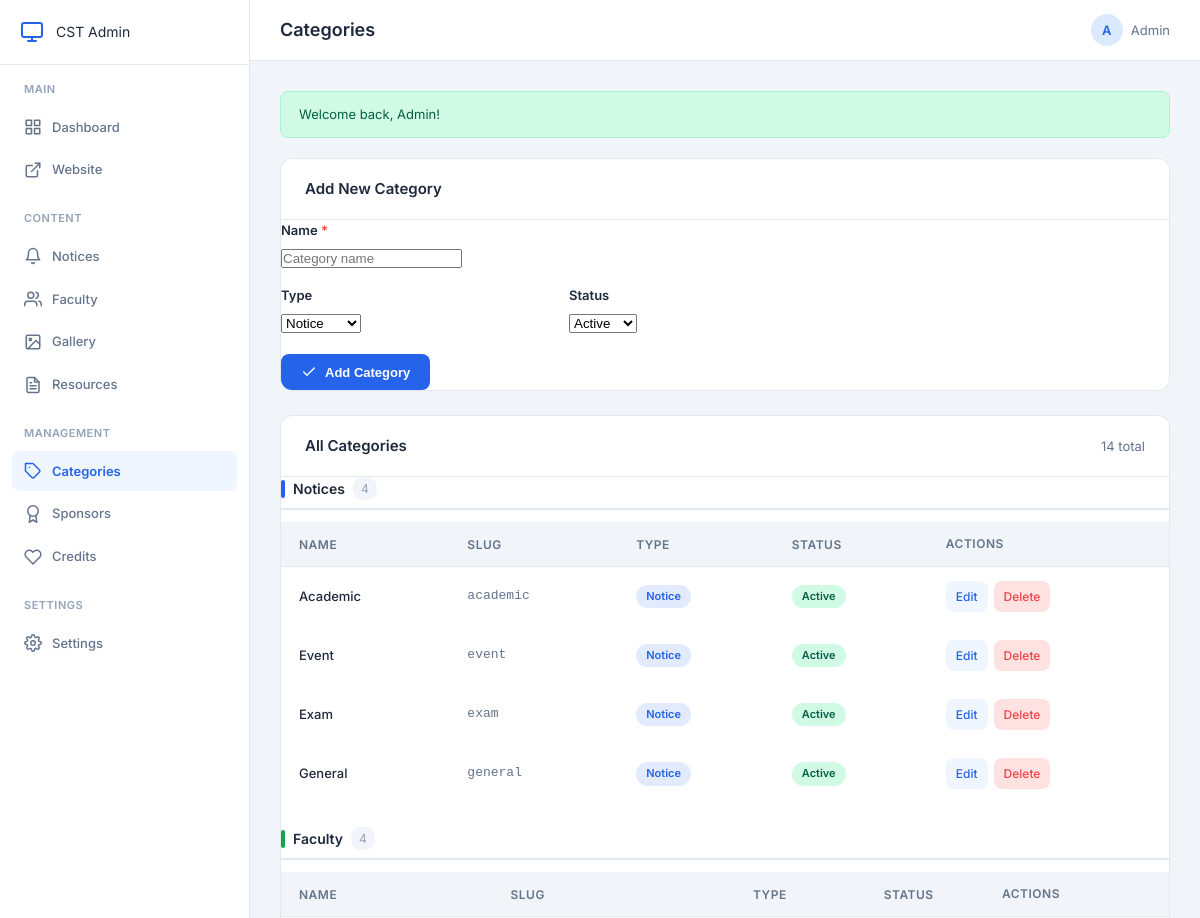
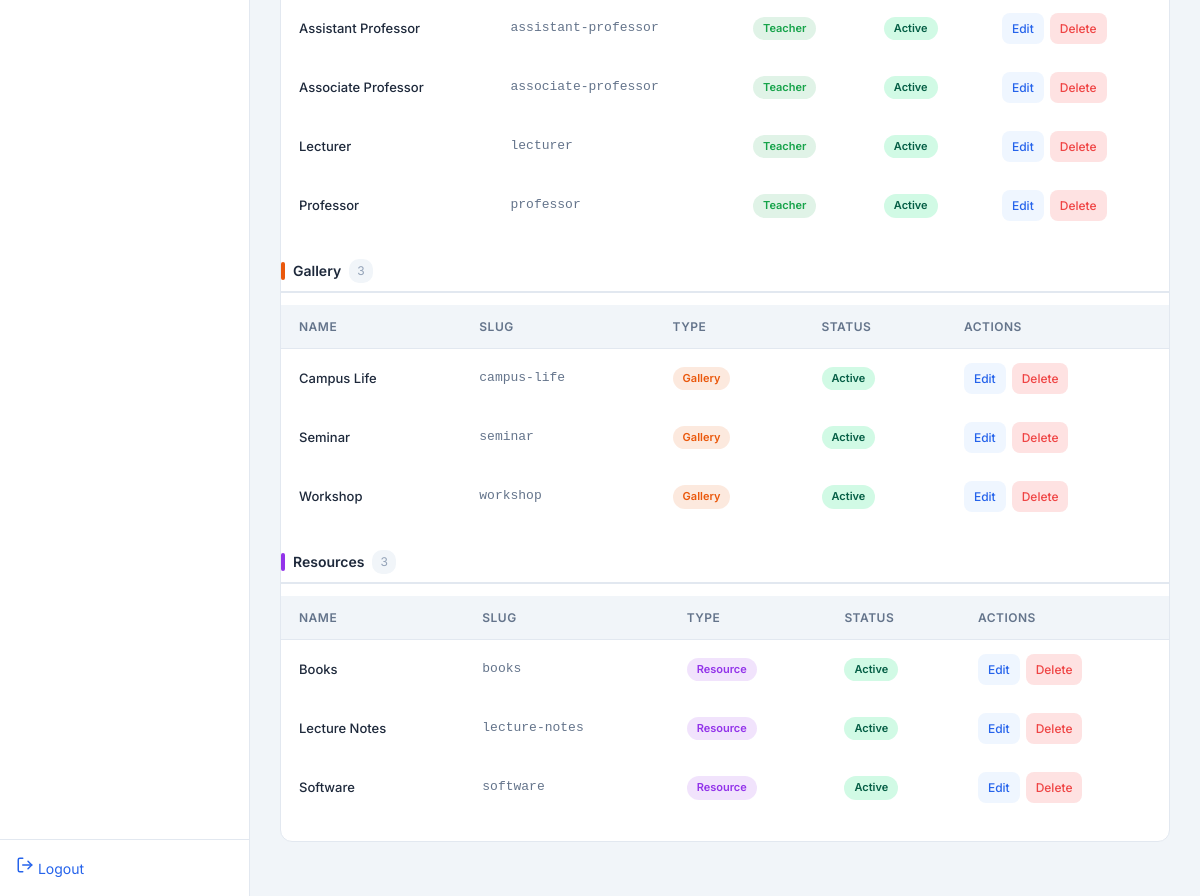
/control-panel/categories.php (signed in), run on the app's committed database (2 pictures, top to bottom).
### tables this page shows
CREATE TABLE IF NOT EXISTS categories (
    id INT AUTO_INCREMENT PRIMARY KEY,
    name VARCHAR(100) NOT NULL,
    slug VARCHAR(100) NOT NULL UNIQUE,
    type ENUM('notice','teacher','gallery','resource') NOT NULL DEFAULT 'notice',
    status TINYINT(1) DEFAULT 1,
    created_at TIMESTAMP DEFAULT CURRENT_TIMESTAMP
);

### includes/config.php (called while the page is built, shortened)
<?php
function getFlash() {
    if (isset($_SESSION['flash'])) {
        $flash = $_SESSION['flash'];
        return $flash;
    }
    return null;
}

### control-panel/categories.php (the view, shortened to what this page needs)
<?php
require_once '../includes/config.php';
$editCategory = null;
$stmt = $pdo->query('SELECT * FROM categories ORDER BY FIELD(type, "notice","teacher","gallery","resource"), name ASC');
$categories = $stmt->fetchAll(PDO::FETCH_ASSOC);
$flash = getFlash();
$adminName = $_SESSION['admin_name'] ?? 'Admin';
$adminInitial = strtoupper(mb_substr($adminName, 0, 1));
$grouped = [];
$typeLabels = [
    'notice' => 'Notices',
    'teacher' => 'Faculty',
    'gallery' => 'Gallery',
    'resource' => 'Resources'
];
foreach ($categories as $cat) {
    $grouped[$cat['type']][] = $cat;
}
?>
<!DOCTYPE html>
<html lang="en">
<head>
    <link rel="stylesheet" href="../assets/css/admin.css">
</head>
<body class="admin-layout">
    <aside class="sidebar" id="sidebar">
        <div class="sidebar-header">
            <svg width="24" height="24" viewBox="0 0 24 24" fill="none" stroke="#2563EB" stroke-width="2" stroke-linecap="round" stroke-linejoin="round">
                <rect x="2" y="3" width="20" height="14" rx="2" ry="2"></rect>
                <line x1="8" y1="21" x2="16" y2="21"></line>
                <line x1="12" y1="17" x2="12" y2="21"></line>
            </svg>
            <span>CST Admin</span>
        </div>
        <nav class="sidebar-nav">
            <div class="nav-section">
                <div class="nav-section-title">MAIN</div>
                <a href="index.php">
                    Dashboard
                </a>
                <a href="../index.php" target="_blank">
                    <svg width="18" height="18" viewBox="0 0 24 24" fill="none" stroke="currentColor" stroke-width="2" stroke-linecap="round" stroke-linejoin="round">
                        <path d="M18 13v6a2 2 0 0 1-2 2H5a2 2 0 0 1-2-2V8a2 2 0 0 1 2-2h6"></path>
                        <polyline points="15 3 21 3 21 9"></polyline>
                        <line x1="10" y1="14" x2="21" y2="3"></line>
                    </svg>
                    Website
                </a>
            </div>
            <div class="nav-section">
                <div class="nav-section-title">CONTENT</div>
                <a href="notices.php">
                    <svg width="18" height="18" viewBox="0 0 24 24" fill="none" stroke="currentColor" stroke-width="2" stroke-linecap="round" stroke-linejoin="round">
                        <path d="M18 8A6 6 0 0 0 6 8c0 7-3 9-3 9h18s-3-2-3-9"></path>
                        <path d="M13.73 21a2 2 0 0 1-3.46 0"></path>
                    </svg>
                    Notices
                </a>
                <a href="teachers.php">
                    Faculty
                </a>
                <a href="gallery.php">
                    <svg width="18" height="18" viewBox="0 0 24 24" fill="none" stroke="currentColor" stroke-width="2" stroke-linecap="round" stroke-linejoin="round">
                        <rect x="3" y="3" width="18" height="18" rx="2" ry="2"></rect>
                        <circle cx="8.5" cy="8.5" r="1.5"></circle>
                        <polyline points="21 15 16 10 5 21"></polyline>
                    </svg>
                    Gallery
                </a>
                <a href="resources.php">
                    Resources
                </a>
            </div>
            <div class="nav-section">
                <div class="nav-section-title">MANAGEMENT</div>
                <a href="categories.php" class="active">
                    <svg width="18" height="18" viewBox="0 0 24 24" fill="none" stroke="currentColor" stroke-width="2" stroke-linecap="round" stroke-linejoin="round">
                        <path d="M20.59 13.41l-7.17 7.17a2 2 0 0 1-2.83 0L2 12V2h10l8.59 8.59a2 2 0 0 1 0 2.82z"></path>
                        <line x1="7" y1="7" x2="7.01" y2="7"></line>
                    </svg>
                    Categories
                </a>
                <a href="sponsors.php">
                    <svg width="18" height="18" viewBox="0 0 24 24" fill="none" stroke="currentColor" stroke-width="2" stroke-linecap="round" stroke-linejoin="round">
                        <circle cx="12" cy="8" r="7"></circle>
                        <polyline points="8.21 13.89 7 23 12 20 17 23 15.79 13.88"></polyline>
                    </svg>
                    Sponsors
                </a>
                <a href="credits.php">
                    <svg width="18" height="18" viewBox="0 0 24 24" fill="none" stroke="currentColor" stroke-width="2" stroke-linecap="round" stroke-linejoin="round">
                        <path d="M20.84 4.61a5.5 5.5 0 0 0-7.78 0L12 5.67l-1.06-1.06a5.5 5.5 0 0 0-7.78 7.78l1.06 1.06L12 21.23l7.78-7.78 1.06-1.06a5.5 5.5 0 0 0 0-7.78z"></path>
                    </svg>
                    Credits
                </a>
            </div>
            <div class="nav-section">
                <div class="nav-section-title">SETTINGS</div>
                <a href="settings.php">
                    Settings
                </a>
            </div>
        </nav>
        <div class="sidebar-footer">
            <a href="logout.php">
                <svg width="18" height="18" viewBox="0 0 24 24" fill="none" stroke="currentColor" stroke-width="2" stroke-linecap="round" stroke-linejoin="round">
                    <path d="M9 21H5a2 2 0 0 1-2-2V5a2 2 0 0 1 2-2h4"></path>
                    <polyline points="16 17 21 12 16 7"></polyline>
                    <line x1="21" y1="12" x2="9" y2="12"></line>
                </svg>
                Logout
            </a>
        </div>
    </aside>
    <main class="admin-main">
        <header class="admin-topbar">
            <div style="display:flex;align-items:center;gap:12px;">
                <div class="topbar-title">
                    <h2>Categories</h2>
                </div>
            </div>
            <div class="topbar-actions">
                <div class="admin-user">
                    <div class="avatar"><?php echo htmlspecialchars($adminInitial); ?></div>
                    <span><?php echo htmlspecialchars($adminName); ?></span>
                </div>
            </div>
        </header>
        <div class="admin-content">
            <?php if (!empty($flash['type']) && !empty($flash['message'])): ?>
                <div class="alert alert-<?php echo $flash['type'] === 'success' ? 'success' : 'error'; ?>">
                    <?php echo htmlspecialchars($flash['message']); ?>
                </div>
            <?php endif; ?>
            <div class="admin-card">
                <div class="admin-card-header">
                    <h3><?php echo $editCategory ? 'Edit Category' : 'Add New Category'; ?></h3>
                </div>
                <div class="admin-card-body">
                    <form method="POST" action="categories.php" style="max-width:560px;">
                        <div style="display:grid;grid-template-columns:1fr 1fr;gap:16px;">
                            <div style="grid-column:span 2;">
                                <label class="form-label">Name <span style="color:#EF4444;">*</span></label>
                                <input type="text" name="name" class="form-input" placeholder="Category name" value="<?php echo htmlspecialchars($editCategory['name'] ?? ''); ?>" required>
                            </div>
                            <div>
                                <label class="form-label">Type</label>
                                <select name="type" class="form-select">
                                    <option value="notice" <?php echo (($editCategory['type'] ?? '') === 'notice') ? 'selected' : ''; ?>>Notice</option>
                                </select>
                            </div>
                            <div>
                                <label class="form-label">Status</label>
                                <select name="status" class="form-select">
                                    <option value="1" <?php echo (($editCategory['status'] ?? 1) == 1) ? 'selected' : ''; ?>>Active</option>
                                </select>
                            </div>
                        </div>
                        <div style="margin-top:20px;">
                            <button type="submit" class="btn btn-primary">
                                <svg width="16" height="16" viewBox="0 0 24 24" fill="none" stroke="currentColor" stroke-width="2" stroke-linecap="round" stroke-linejoin="round">
                                    <polyline points="20 6 9 17 4 12"></polyline>
                                </svg>
                                <?php echo $editCategory ? 'Update Category' : 'Add Category'; ?>
                            </button>
                        </div>
                    </form>
                </div>
            </div>
            <div class="admin-card" style="margin-top:20px;">
                <div class="admin-card-header">
                    <h3>All Categories</h3>
                    <span style="color:#64748B;font-size:13px;"><?php echo count($categories); ?> total</span>
                </div>
                <div class="admin-card-body">
                    <?php if (empty($categories)): ?>
                        <div style="padding:48px 24px;text-align:center;">
                            <svg width="48" height="48" viewBox="0 0 24 24" fill="none" stroke="#CBD5E1" stroke-width="1.5" stroke-linecap="round" stroke-linejoin="round" style="margin:0 auto 12px;">
                                <path d="M20.59 13.41l-7.17 7.17a2 2 0 0 1-2.83 0L2 12V2h10l8.59 8.59a2 2 0 0 1 0 2.82z"></path>
                                <line x1="7" y1="7" x2="7.01" y2="7"></line>
                            </svg>
                            <p style="color:#94A3B8;font-size:14px;">No categories found.</p>
                        </div>
                    <?php else: ?>
                    <div style="overflow-x:auto;">
                        <?php foreach ($typeLabels as $typeKey => $typeLabel):
                        ?>
                        <div style="margin-bottom:24px;">
                            <div style="display:flex;align-items:center;gap:8px;margin-bottom:12px;padding-bottom:8px;border-bottom:2px solid #E2E8F0;">
                                <?php
                                $typeColors = ['notice' => '#2563EB', 'teacher' => '#16A34A', 'gallery' => '#EA580C', 'resource' => '#9333EA'];
                                $typeColor = $typeColors[$typeKey] ?? '#64748B';
                                ?>
                                <span style="display:inline-block;width:4px;height:18px;background:<?php echo $typeColor; ?>;border-radius:2px;"></span>
                                <h4 style="font-size:14px;font-weight:600;color:#1E293B;margin:0;"><?php echo htmlspecialchars($typeLabel); ?></h4>
                                <span style="font-size:12px;color:#94A3B8;background:#F1F5F9;padding:2px 8px;border-radius:10px;"><?php echo count($grouped[$typeKey]); ?></span>
                            </div>
                            <table class="data-table">
                                <thead>
                                    <tr>
                                        <th>Name</th>
                                        <th>Slug</th>
                                        <th>Type</th>
                                        <th>Status</th>
                                        <th class="table-actions">Actions</th>
                                    </tr>
                                </thead>
                                <tbody>
                                    <?php foreach ($grouped[$typeKey] as $cat): ?>
                                    <tr>
                                        <td style="font-weight:500;"><?php echo htmlspecialchars($cat['name']); ?></td>
                                        <td style="color:#64748B;font-size:13px;font-family:monospace;"><?php echo htmlspecialchars($cat['slug']); ?></td>
                                        <td>
                                            <span class="badge" style="background:<?php echo $typeColor; ?>22;color:<?php echo $typeColor; ?>;"><?php echo htmlspecialchars(ucfirst($cat['type'])); ?></span>
                                        </td>
                                        <td>
                                            <?php if (!empty($cat['status'])): ?>
                                                <span class="badge badge-success">Active</span>
                                            <?php else: ?>
                                                <span class="badge badge-danger">Inactive</span>
                                            <?php endif; ?>
                                        </td>
                                        <td class="table-actions">
                                            <a href="categories.php?action=edit&id=<?php echo (int)$cat['id']; ?>" class="btn btn-sm btn-edit">Edit</a>
                                            <a href="categories.php?action=delete&id=<?php echo (int)$cat['id']; ?>" class="btn btn-sm btn-delete" onclick="return confirm('Are you sure you want to delete this category?');">Delete</a>
                                        </td>
                                    </tr>
                                    <?php endforeach; ?>
                                </tbody>
                            </table>
                        </div>
                        <?php endforeach; ?>
                    </div>
                    <?php endif; ?>
                </div>
            </div>
        </div>
    </main>
</body>
</html>

### data on the page
categories: name "Academic", slug "academic", type "Notice", status "Active"
categories: name "Event", slug "event", type "Notice", status "Active"
categories: name "Exam", slug "exam", type "Notice", status "Active"
categories: name "General", slug "general", type "Notice", status "Active"
categories: name "Assistant Professor", slug "assistant-professor", type "Teacher", status "Active"
categories: name "Associate Professor", slug "associate-professor", type "Teacher", status "Active"
categories: name "Lecturer", slug "lecturer", type "Teacher", status "Active"
categories: name "Professor", slug "professor", type "Teacher", status "Active"
categories: name "Campus Life", slug "campus-life", type "Gallery", status "Active"
categories: name "Seminar", slug "seminar", type "Gallery", status "Active"
categories: name "Workshop", slug "workshop", type "Gallery", status "Active"
categories: name "Books", slug "books", type "Resource", status "Active"
categories: name "Lecture Notes", slug "lecture-notes", type "Resource", status "Active"
categories: name "Software", slug "software", type "Resource", status "Active"

### other printed values
$adminInitial "A"
$adminName "Admin"
$flash['message'] "Welcome back, Admin!"
count($categories) "14"
$typeLabel "Notices"
count($grouped[$typeKey]) "4"
$typeLabel "Faculty"
$typeLabel "Gallery"
count($grouped[$typeKey]) "3"
$typeLabel "Resources"
